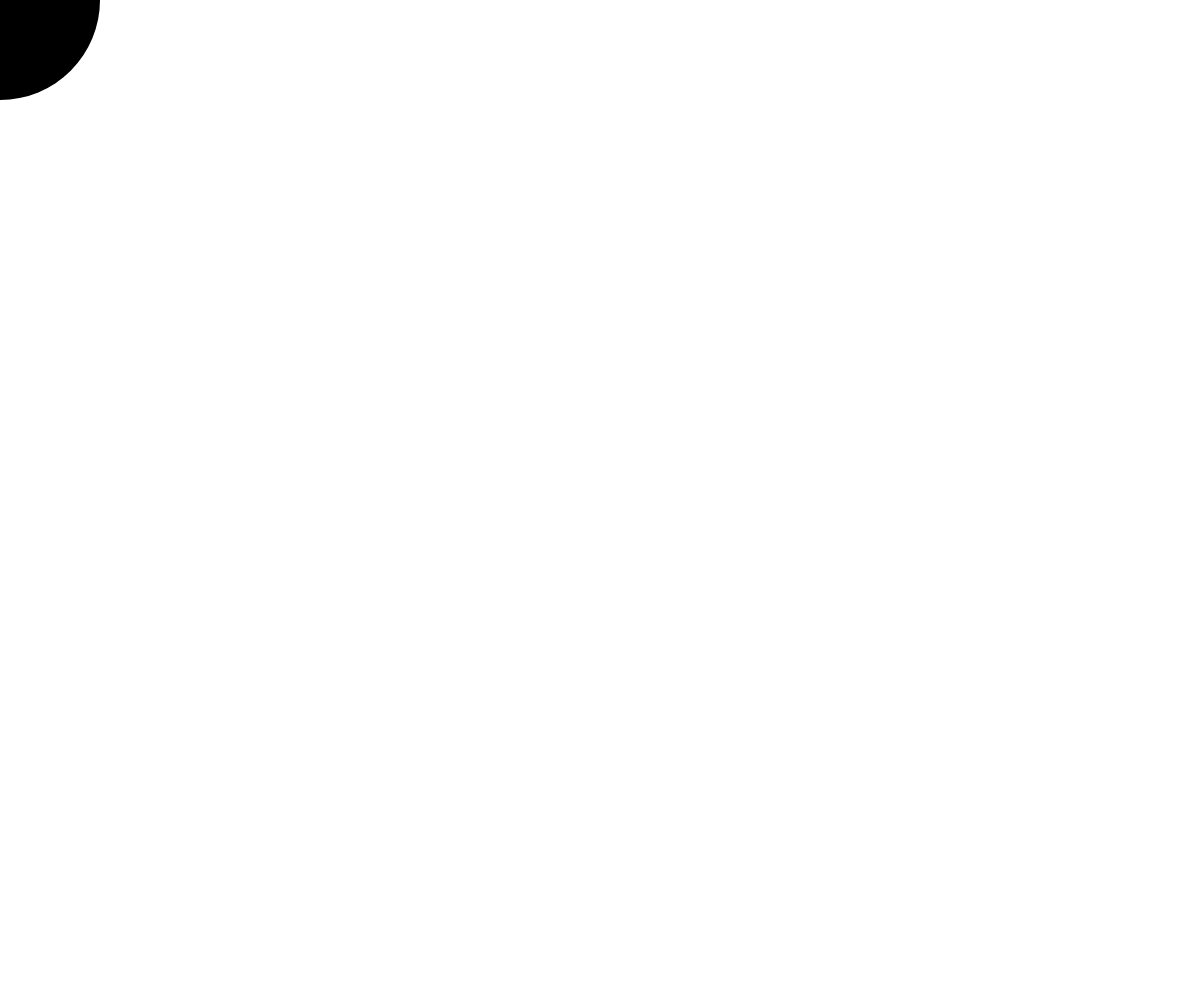
Frame 1 (no input)
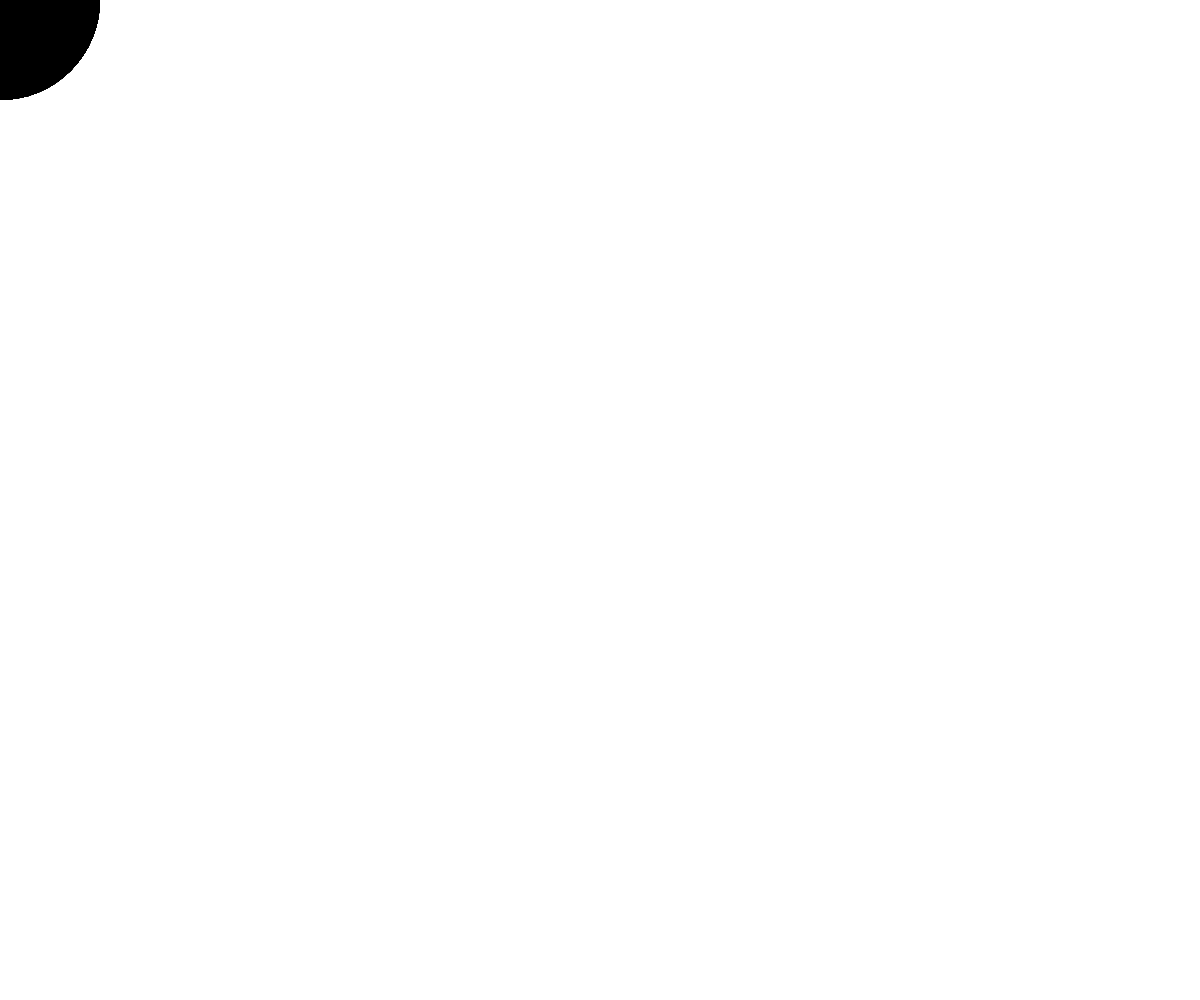
Frame 60 (no input)
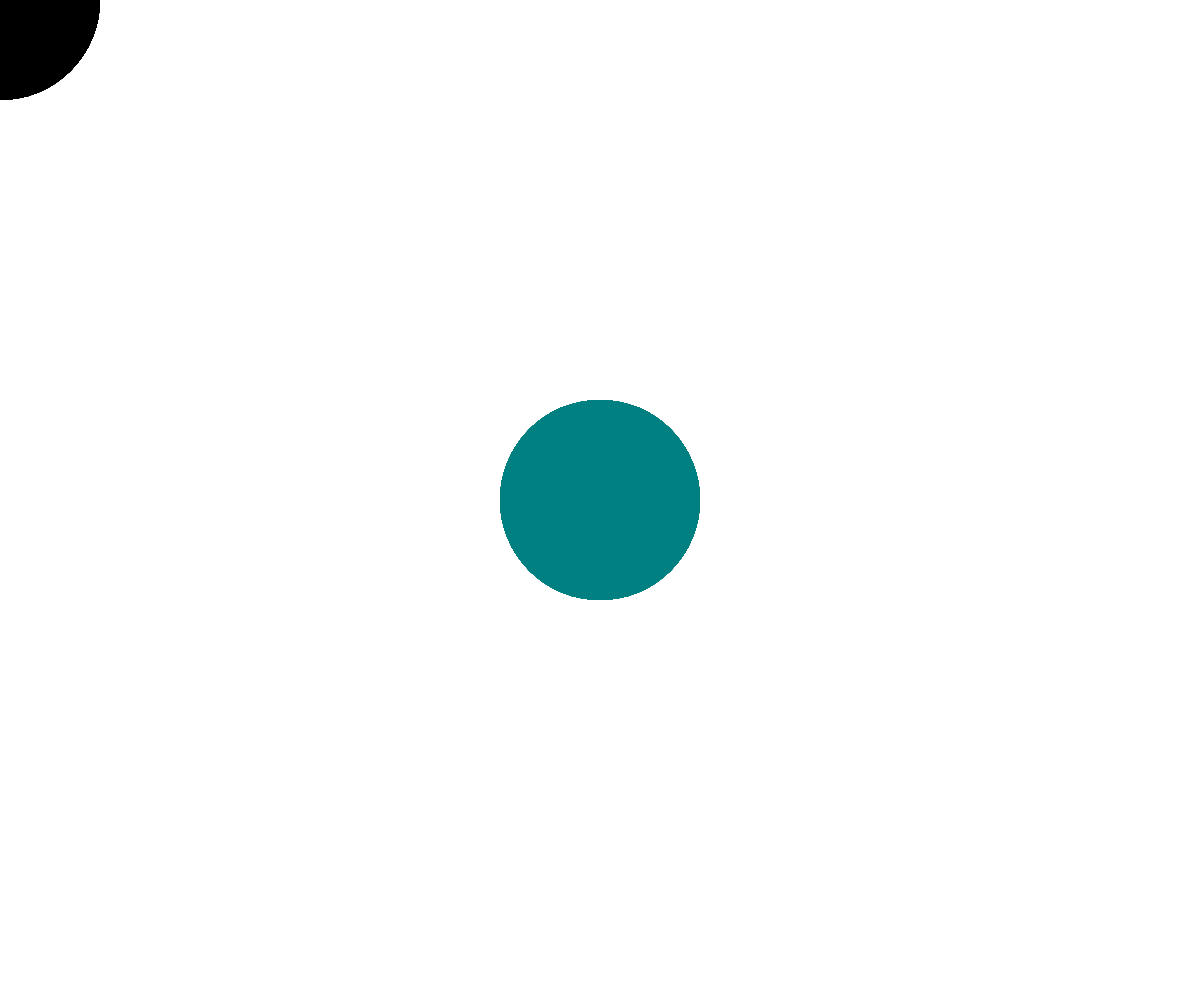
Frame 120 (the mouse pressed at the canvas centre since frame 60)

The p5.js sketch that drew these frames (run headless with seeded random() and noise() and a simulated clock; from frame 60 on, the mouse is pressed at the canvas centre):

// p5.js sketch
// ── sketch.js
function setup() { //設定函數，設定初始值的地方
  createCanvas(windowWidth, windowHeight); //創建畫布為視窗大小
  colorMode(HSB); // 設定顏色模式為HSB
}

function draw() { //畫圖函數，畫圖的地方
  // 計算色相和亮度
  let hue = map(mouseX, 0, windowWidth, 0, 360);
  let brightness = map(mouseY, 0, windowHeight, 0, 100);

  // 設定圓的顏色為HSB格式
  fill(hue, 100, brightness);
  noStroke(); // 不要邊框

  // 在滑鼠位置畫一個圓，寬高為200px
  ellipse(mouseX, mouseY, 200, 200);
}

// 當視窗的大小改變時，重新設定畫布的大小      
function windowResized() {
  resizeCanvas(windowWidth, windowHeight);
}
// ── sketch_1.js
function setup() { //設定函數，設定初始值的地方
    createCanvas(windowWidth, windowHeight); //創建畫布為視窗大小
    //畫布的背景顏色為fdfcdc
    background(253, 253, 220);
  }
  
  function draw() { //畫圖函數，畫圖的地方
    //畫布的背景顏色為fdfcdc
    background(253, 253, 220);
    //設定圓的顏色為fec89a
    fill(254, 200, 154);
    //設定圓的邊框顏色為ffb5a7
    stroke(255, 181, 167);
    //設定圓的邊框寬度為5
    strokeWeight(5);
    //在視窗的中間畫一個圓，圓的寬高為200
    //ellipse(width/2, height/2, 200, 200);
    //依照上面的圓顏色與框限顏色，從視窗的最左邊，產生連續的圓，到視窗的最右邊
    for (var x = 0; x <= width; x += 100) {
      ellipse(x, height/2, 100, 100);
    }
  }
  //當視窗的大小改變時，重新設定畫布的大小
  function windowResized() {
    resizeCanvas(windowWidth, windowHeight);
  }
  
// ── sketch_2.js
function setup() { //設定函數，設定初始值的地方
    createCanvas(windowWidth, windowHeight); //創建畫布為視窗大小
    //畫布的背景顏色為fdfcdc
    background(253, 253, 220);
  }
  
  function draw() { //畫圖函數，畫圖的地方
    //畫布的背景顏色為fdfcdc
    background(253, 253, 220);
    
    //計算根據滑鼠位置的大小
    let size = map(mouseX, 0, windowWidth, 100, 500);
  
    //設定方框和圓形的間距
    let spacing =size + 20;
    
    
    for (let x =spacing / 2; x < width; x += spacing) {
      for (let y = spacing / 2; y < height; y += spacing) {
    //設定方框方框的顏色為b5838d
    fill(181, 131, 141);
    //設定方框的邊框顏色為ffb5a7
    stroke(255, 181, 167);
    //設定方框的邊框寬度為10
    strokeWeight(10);
    //在視窗中間畫一個方框，以方框中心點為基準點，寬高為動態大小
       rectMode(CENTER);
        rect(x, y, size, size);
        
    //設定圓的顏色為78290f
    fill("#78290f");
    //設定圓的邊框顏色為f7e1d7
    stroke("#f7e1d7");
    //設定圓的邊框寬度為10
    strokeWeight(10);
    //在視窗中間畫一個圓型，圓的寬高為方框的大小的80%
    ellipse(x, y, size * 0.8, size * 0.8);
      }
      }
  }
  
// ── sketch_3.js
function setup() { //設定函數，設定初始值的地方
    createCanvas(windowWidth, windowHeight); //創建畫布為視窗大小
    colorMode(HSB); // 設定顏色模式為HSB
    //畫布的背景顏色為fdfcdc
    background(60, 10, 100);
  }
  
  function draw() { //畫圖函數，畫圖的地方
    //畫布的背景顏色為fdfcdc
    background(60, 10, 100);
    
    //計算根據滑鼠位置的大小
    let size = map(mouseX, 0, windowWidth, 100, 500);
  
    //設定方框和圓形的間距
    let spacing = size + 20;
    
    for (let x = spacing / 2; x < width; x += spacing) {
      for (let y = spacing / 2; y < height; y += spacing) {
        //設定方框方框的顏色為HSB格式
        fill(340, 30, 70);
        //設定方框的邊框顏色為HSB格式
        stroke(10, 30, 100);
        //設定方框的邊框寬度為10
        strokeWeight(10);
        //在視窗中間畫一個方框，以方框中心點為基準點，寬高為動態大小
        rectMode(CENTER);
        rect(x, y, size, size);
        
        //設定圓的顏色為HSB格式
        fill(10, 100, 50);
        //設定圓的邊框顏色為HSB格式
        stroke(20, 20, 90);
        //設定圓的邊框寬度為10
        strokeWeight(10);
        //在視窗中間畫一個圓型，圓的寬高為方框的大小的80%
        ellipse(x, y, size * 0.8, size * 0.8);
      }
    }
  }
